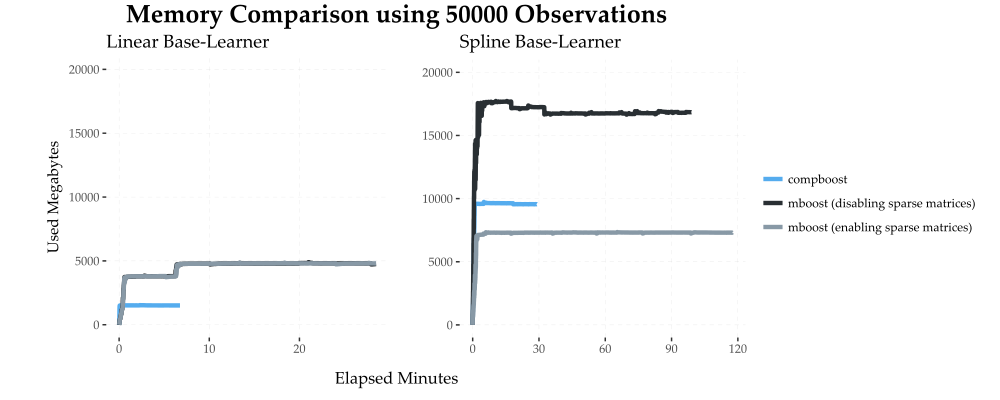

Generate this figure with R:
bm.file.good = read.table(
  file = "R/mem_benchmark/memory_track/bm_mem_iters13.txt",
  header = TRUE,
  sep = ";"
)
bm.file.good$used.memory.centered = bm.file.good$used.memory - bm.file.good$used.memory[1]
bm.file.good$second = bm.file.good$second / 60

bm.file.bad = read.table(
  file = "R/mem_benchmark/memory_track/bm_mem_iters14.txt",
  header = TRUE,
  sep = ";"
)
bm.file.bad$used.memory.centered = bm.file.bad$used.memory - bm.file.bad$used.memory[1]
bm.file.bad$second = bm.file.bad$second / 60

bm.compboost = bm.file.good[6:411, ]
bm.mboost    = bm.file.good[424:2134, ]

bm.compboost$used.memory.centered = bm.compboost$used.memory.centered - bm.compboost$used.memory.centered[1]
bm.compboost$second = bm.compboost$second - bm.compboost$second[1]
bm.compboost$algo = "compboost"

bm.mboost$used.memory.centered = bm.mboost$used.memory.centered - bm.mboost$used.memory.centered[1]
bm.mboost$second = bm.mboost$second - bm.mboost$second[1]
bm.mboost$algo = "mboost (disabling sparse matrices)"

bm.algos.linear = rbind(bm.compboost, bm.mboost)

bm.mboost = bm.file.bad[421:2131, ]

bm.mboost$used.memory.centered = bm.mboost$used.memory.centered - bm.mboost$used.memory.centered[1]
bm.mboost$second = bm.mboost$second - bm.mboost$second[1]
bm.mboost$algo = "mboost (enabling sparse matrices)"

bm.algos.linear = rbind(bm.algos.linear, bm.mboost)


bm.file.good = read.table(
  file = "R/mem_benchmark/memory_track/bm_mem_iters15.txt",
  header = TRUE,
  sep = ";"
)
bm.file.good$used.memory.centered = bm.file.good$used.memory - bm.file.good$used.memory[1]
bm.file.good$second = bm.file.good$second / 60

bm.file.bad = read.table(
  file = "R/mem_benchmark/memory_track/bm_mem_iters16.txt",
  header = TRUE,
  sep = ";"
)
bm.file.bad$used.memory.centered = bm.file.bad$used.memory - bm.file.bad$used.memory[1]
bm.file.bad$second = bm.file.bad$second / 60

bm.compboost = bm.file.good[10:1742, ]
bm.mboost    = bm.file.good[1744:nrow(bm.file.good), ]

bm.compboost$used.memory.centered = bm.compboost$used.memory.centered - bm.compboost$used.memory.centered[1]
bm.compboost$second = bm.compboost$second - bm.compboost$second[1]
bm.compboost$algo = "compboost"

bm.mboost$used.memory.centered = bm.mboost$used.memory.centered - bm.mboost$used.memory.centered[1]
bm.mboost$second = bm.mboost$second - bm.mboost$second[1]
bm.mboost$algo = "mboost (disabling sparse matrices)"

bm.algos.spline = rbind(bm.compboost, bm.mboost)

bm.mboost = bm.file.bad[6:7060, ]

bm.mboost$used.memory.centered = bm.mboost$used.memory.centered - bm.mboost$used.memory.centered[1]
bm.mboost$second = bm.mboost$second - bm.mboost$second[1]
bm.mboost$algo = "mboost (enabling sparse matrices)"

bm.algos.spline = rbind(bm.algos.spline, bm.mboost)



plotMemResults(bm.algos.linear, bm.algos.spline, "Memory Comparison using 50000 Observations",
  "Elapsed Minutes", 0, 20000)
